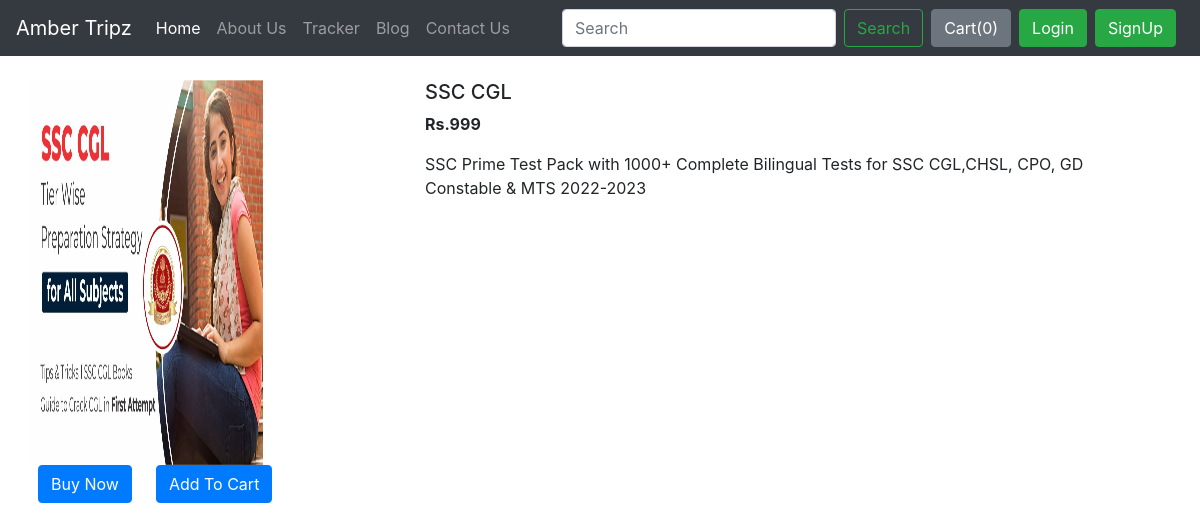
The page /shop/products/1 on the database its author committed.
### shop/views.py (the view)
# urls.py: path("products/<int:myid>", views.productView, name="ProductView"),
def productView(request, myid):
    product = Product.objects.filter(id=myid)
    return render(request, 'shop/prodView.html', {'product':product[0]})

### shop/templates/shop/prodView.html (shortened to what this page needs)
{% extends 'shop/basic.html' %}
{% block body %}
<div class="container my-4">
    <div class="row">
    <div class="col-md-4">
    <div class="row">
       <img src="/media//{{product.image}}" width="233px" height="385px">
    </div>
    <div class="row">
        <button class="btn btn-primary mx-2"> Buy Now</button>
        <button class="btn btn-primary mx-3"> Add To Cart</button>
    </div>
        </div>
    <div class="col-md-8">
        <h5>{{product.product_name}}</h5>
        <p><b>Rs.{{product.price}}</b>
        <p>{{product.desc}}</p>
    </div>
        </div>
</div>
{% endblock %}

### rows shown on the page
Product: image (picture), product_name "SSC CGL", price "999", desc "SSC Prime Test Pack with 1000+ Complete Bilingual Tests for SSC CGL,CHSL, CPO, GD Constable & MTS 2022-2023"
